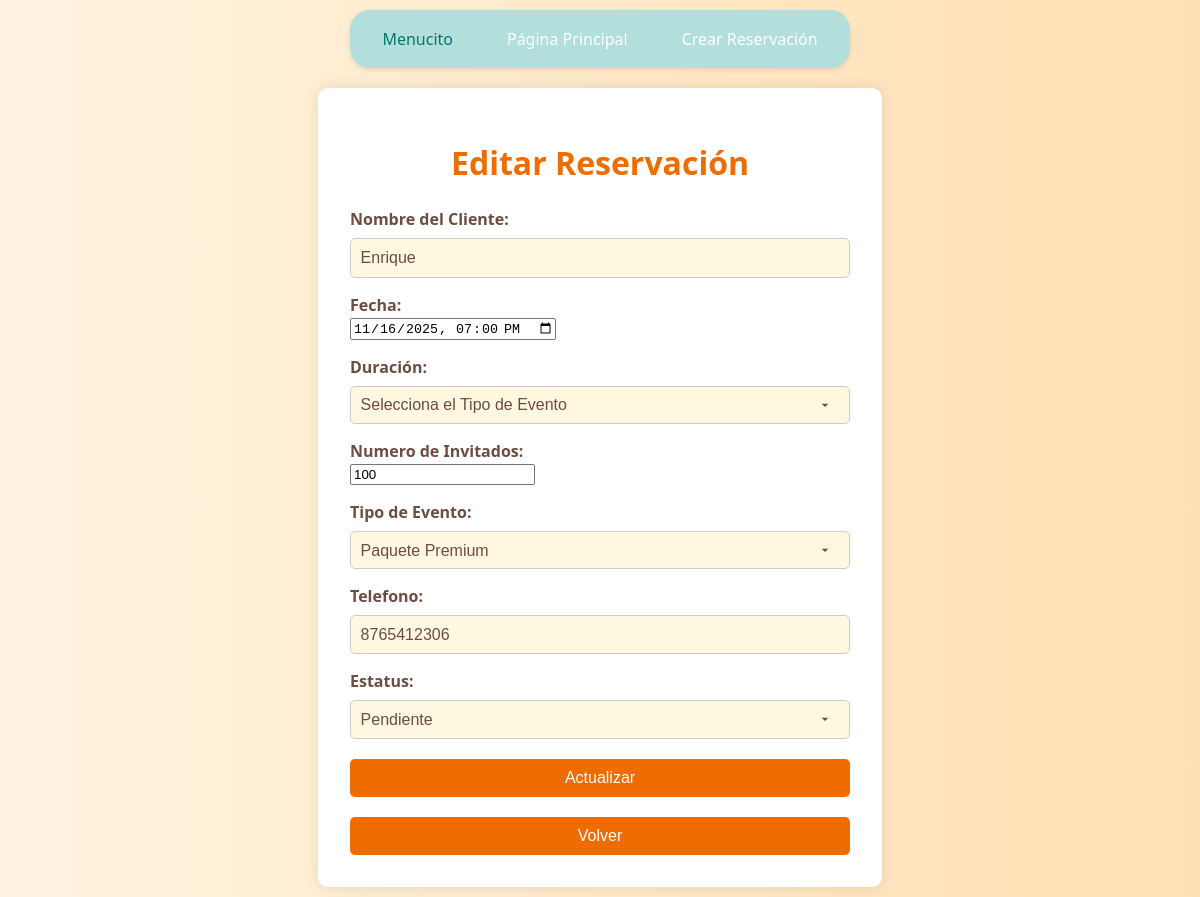
The app's page /editar/4/, older data.
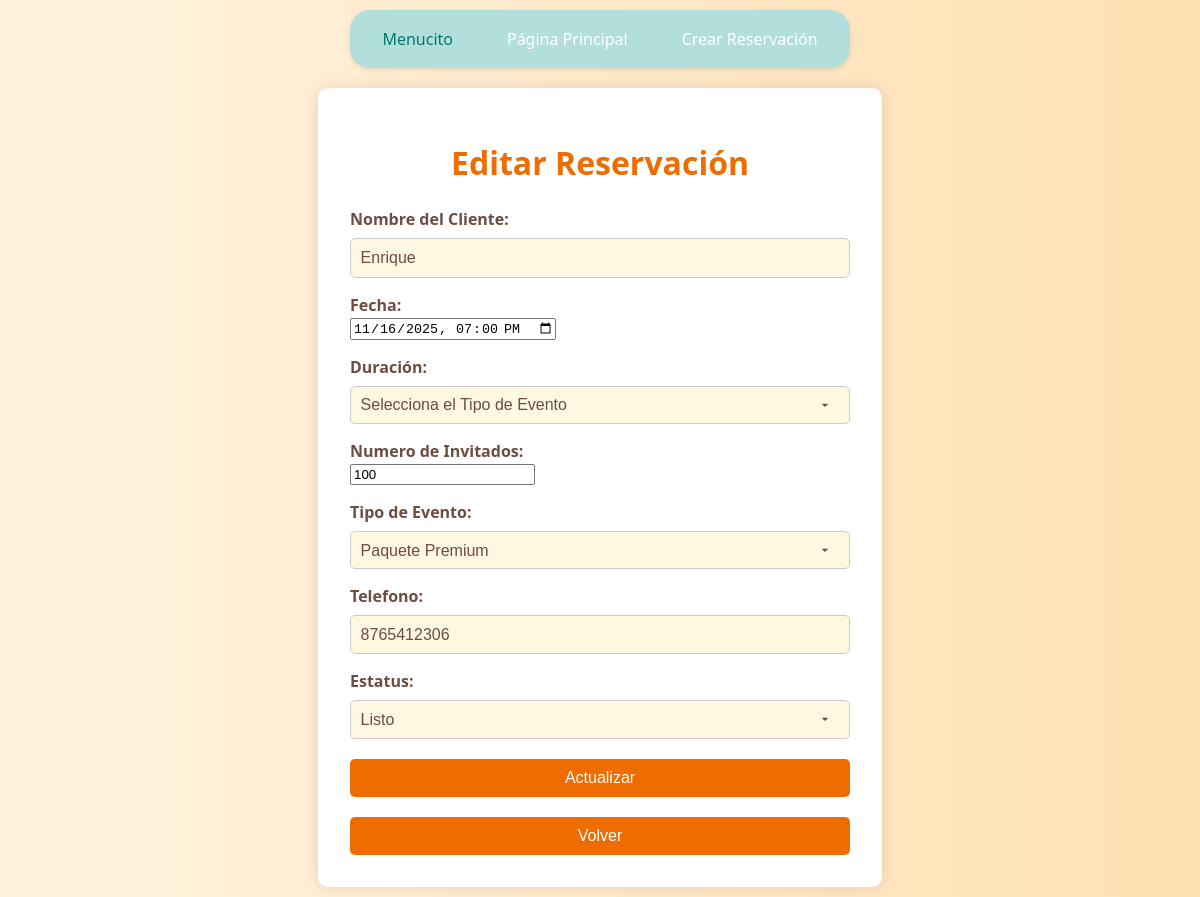
The same page, newer data.
### app/models.py (models this page shows, shortened)
class RESERVACION(models.Model):
    nombre_cliente = models.CharField(max_length=100)
    fecha_evento = models.DateTimeField()
    duracion_horas = models.IntegerField(default=4)
    num_invitados = models.IntegerField()
    tipo_evento = models.CharField(max_length=50)
    telefono_contacto = models.CharField(max_length=15)
    estatus = models.CharField(max_length=20, default='Pendiente')

### app/views.py (the view, shortened to what this page needs)
# urls.py: path('editar/<int:id>/', views.editar_reservacion, name='editar'),
def editar_reservacion(request, id):
    reservacion = get_object_or_404(RESERVACION, id=id)
    return render(request, 'editar.html', {'reservacion': reservacion})

### app/templates/editar.html (shortened to what this page needs)
{% load static %}
<!DOCTYPE html>
<html lang="es">
<head>
    <link rel="stylesheet" href="{% static 'css/style2.css' %}">
</head>
<body>
    {% include 'menu.html' %}
    <div class="form-container">
        <h1>Editar Reservación</h1>
        <form method="post">
            <label for="txtNombre_Cliente">Nombre del Cliente:</label>
            <input type="text" id="txtNombre_Cliente" name="txtNombre_Cliente" value="{{reservacion.nombre_cliente}}" required pattern="[A-Za-z\s]+">
            <label for="txtFecha">Fecha:</label>
            <input type="datetime-local" id="txtFecha" name="txtFecha" value="{{reservacion.fecha_evento|date:'Y-m-d'}}T{{reservacion.fecha_evento|time:'H:i'}}" required>
            <label for="ddlDuracion">Duración:</label>
            <select name="ddlDuracion" required>
                <option value="">Selecciona el Tipo de Evento</option>
            </select><br>
            <label for="txtNum_Inv">Numero de Invitados:</label>
            <input type="number" id="txtNum_Inv" name="txtNum_Inv" value="{{reservacion.num_invitados}}" required pattern="[0-9]+ o \d+">
            <label for="ddlTipo_Evento">Tipo de Evento:</label>
            <select name="ddlTipo_Evento" required>
                <option value="Paquete Premium" {% if reservacion.tipo_evento == "Paquete Premium" %}selected{% endif %}>Paquete Premium</option>
            </select><br>
            <label for="txtTelefono_Contacto">Telefono:</label>
            <input type="text" id="txtTelefono_Contacto" name="txtTelefono_Contacto" value="{{reservacion.telefono_contacto}}" required pattern="^\d{10}$">
            <label for="ddlestatus">Estatus:</label>
            <select name="ddlestatus" required>
                <option value="Pendiente" {% if reservacion.estatus == "Pendiente" %}selected{% endif %}>Pendiente</option>
                <option value="Listo" {% if reservacion.estatus == "Listo" %}selected{% endif %}>Listo</option>
            </select><br>
            <button type="submit">Actualizar</button>
            <button><a href="{% url 'listar' %}" class="btn">Volver</a></button>
        </form>
    </div>
</body>
</html>

Row changes from the older to the newer data that the page shows:
changed RESERVACION "Enrique": ddlestatus "Pendiente" → "Listo"
